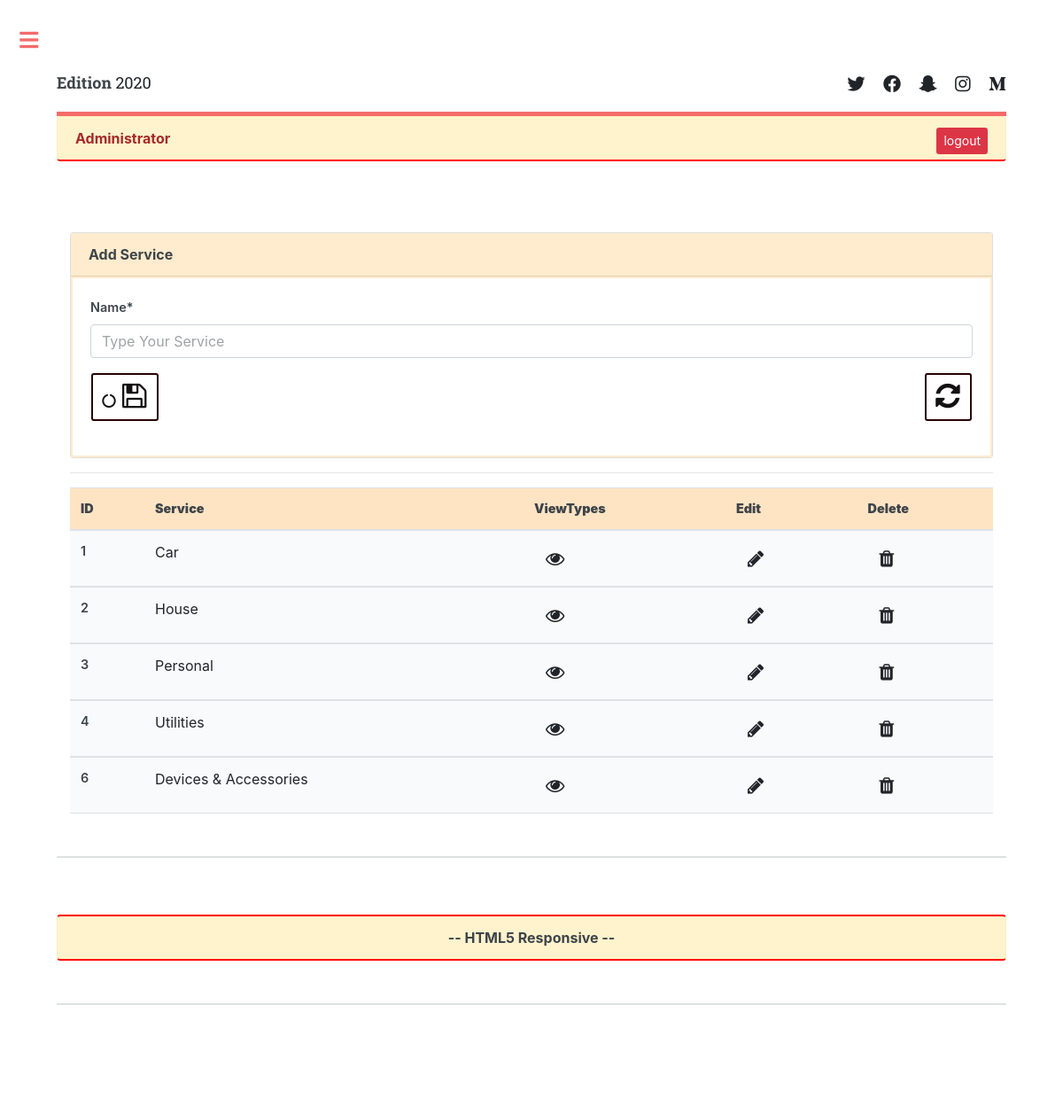
Page /add_service (signed in) on the committed database.
### web/models.py (models this page shows, shortened)
class Service(models.Model):
    name = models.CharField(max_length=200, null=False, blank=False, unique=True)

### web/views.py (the view, shortened to what this page needs)
# urls.py: path('add_service', views.add_service, name='add_service'),
@login_required(login_url='login')
def add_service(request):
    services = Service.objects.all()
    form = ServiceForm()
    context = {'services': services, 'form': form}
    return render(request,'pages/add_service.html', context)

### web/forms.py
class ServiceForm(forms.ModelForm):
    class Meta:
        model = Service
        fields = '__all__'
        widgets={
            'name': forms.Textarea(attrs={'placeholder': 'Type Your Service', 'rows': '1', 'class': 'input', 'style':'resize:none;'})
        }

### templates/pages/add_service.html (shortened to what this page needs)
{% extends 'layout.html' %}
{% load static %}
{% load crispy_forms_tags %}
{% block content %}
<div class="container">
    <div class="card">
        <div class="card-header"  style="background-color:blanchedalmond">
            <b> Add Service</b>
        </div>
        <div class="card-body" style="border:2px solid blanchedalmond">
            <div>
                <form action="" method="POST">
                    {{form|crispy}}
                    <span class="fa-stack fa-lg">
                        <button type="submit" class="btn">
                            <i class="fa fa-circle-o-notch fa-stack-5x fa-spin"></i>
                            <i class="fa fa-save fa-2x"></i>
                        </button>
                    </span>
                    <button type="reset" class="btn" style="float:right;">
                        <i class="fa fa-refresh fa-2x"></i>
                    </button>
                </form>
            </div>
        </div>
        </div>
        <hr>
        {% if services %}
        <div>
        <table class="table" style="background-color:white">
            <thead>
              <tr style="background-color:bisque;">
                    <th scope="col"><b>ID</b></th>
                    <th scope="col"><b>Service</b></th>
                    <th scope="col"><b>ViewTypes</b></th>
                    <th scope="col"><b>Edit</b></th>
                    <th scope="col"><b>Delete</b></th>
              </tr>
            </thead>
            {% for service in services %}
            <tbody>
              <tr>
                <th scope="row">{{service.id}}</th>
                <td>{{service.name}}</td>
                <td><a href="{% url 'view_types' service.id %}" class="btn"><i class="fa fa-eye fa-lg"></i></a></td>
                <td><a href="{% url 'edit_service' service.id %}" class="btn"><i class="fa fa-pencil fa-lg"></i></a></td>
                <td><a href="#" class="btn"><i class="fa fa-trash fa-lg"></i></a></td>
              </tr>
            </tbody>
            {% endfor %}
          </table>
        </div>
          {% endif %}
</div>
{% endblock content %}

### templates/layout.html (shortened to what this page needs)
{% load static %}
<!DOCTYPE HTML>
<html>
	<head>
		<link rel="stylesheet" href="{% static 'css/main.css' %}"/>
		<link rel="stylesheet" href="{% static 'css/login.css' %}"/>
		<link rel="stylesheet" href="https://maxcdn.bootstrapcdn.com/bootstrap/4.5.2/css/bootstrap.min.css">
		<link rel="stylesheet" href="https://cdnjs.cloudflare.com/ajax/libs/font-awesome/4.7.0/css/font-awesome.min.css">
	</head>
	<body class="is-preload">
			<div id="wrapper">
					<div id="main">
						<div class="inner">
								<header id="header">
									<a href="#" class="logo"><strong>Edition</strong> 2020</a>
									<ul class="icons">
										<li><a href="#" class="icon brands fa-twitter"><span class="label">Twitter</span></a></li>
										<li><a href="#" class="icon brands fa-facebook-f"><span class="label">Facebook</span></a></li>
										<li><a href="#" class="icon brands fa-snapchat-ghost"><span class="label">Snapchat</span></a></li>
										<li><a href="#" class="icon brands fa-instagram"><span class="label">Instagram</span></a></li>
										<li><a href="#" class="icon brands fa-medium-m"><span class="label">Medium</span></a></li>
									</ul>
								</header>
								{% if user.is_authenticated %}
								{% if user.is_superuser %}
								<div class="alert alert-warning" style="border-bottom:2px solid red;">
									<b style="color:brown">{{user.first_name}} {{user.last_name}} </b>
									<a href="{% url 'logout' %}" class="btn-sm btn-danger" style="float:right">logout</a>
								</div>
								{% else %}
								<div class="alert alert-warning" style="border-bottom:2px solid red;">
									<b>{{user.first_name}} {{user.last_name}} </b>
									<a href="{% url 'logout' %}" class="btn-sm btn-danger" style="float:right">logout</a>
								</div>
								{% endif %}
								{% endif %}
								<section id="banner">
									{% block content %}
									{% endblock content %}
								</section>
								<section>
									<div class="alert alert-warning" style="text-align: center;border-bottom:2px solid red; border-top:2px solid red;">
										<strong>
											-- HTML5 Responsive --
										</strong>
									</div>
								</section>
								<section>
								</section>
						</div>
					</div>
			</div>
	</body>
</html>

### static/css/login.css (style rules this page uses)
html { background-color: none; }
body { font-family: "Poppins", sans-serif; height: 100vh; }
a { color: #92badd; display:inline-block; text-decoration: none; font-weight: 400; }

### rows in the picture
Service: id "1", name "Car"
Service: id "2", name "House"
Service: id "3", name "Personal"
Service: id "4", name "Utilities"
Service: id "6", name "Devices & Accessories"

### other values in the picture
{{ user.first_name }} "Administrator"
